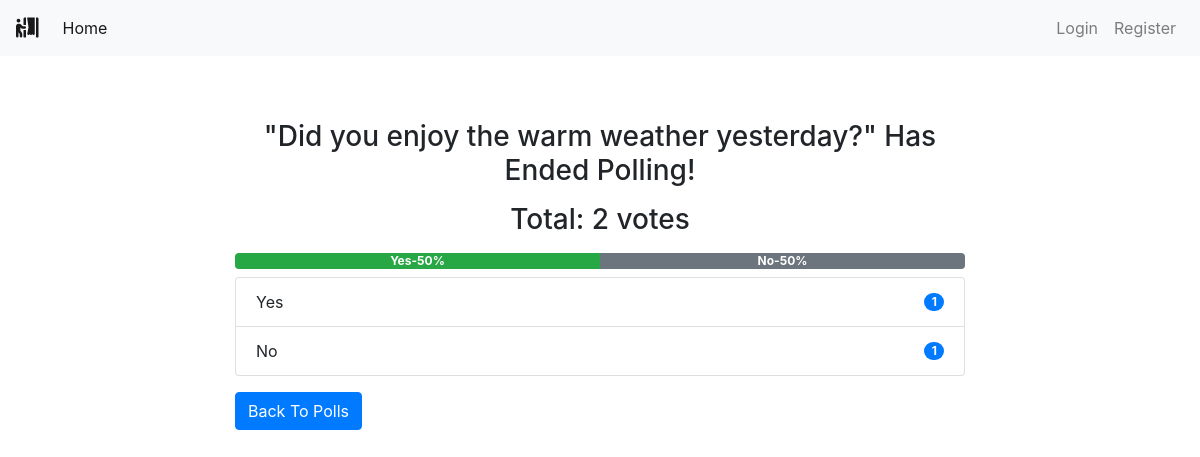
The app's page /polls/2/ with its own data.
### polls/models.py (models this page shows, shortened)
class Poll(models.Model):
    owner = models.ForeignKey(User, on_delete=models.CASCADE)
    text = models.TextField()
    pub_date = models.DateTimeField(default=timezone.now)
    active = models.BooleanField(default=True)
    created_at = models.DateTimeField(auto_now_add=True)
    image = models.ImageField(upload_to='polls_images/', blank=True, null=True)
    @property
    def get_vote_count(self):
        return self.vote_set.count()
    def get_result_dict(self):
        res = []
        for choice in self.choice_set.all():
            d = {}
            alert_class = ['primary', 'secondary', 'success',
                           'danger', 'dark', 'warning', 'info']
            d['alert_class'] = secrets.choice(alert_class)
            d['text'] = choice.choice_text
            d['num_votes'] = choice.get_vote_count
            if not self.get_vote_count:
                d['percentage'] = 0
            else:
                d['percentage'] = (choice.get_vote_count /
                                   self.get_vote_count)*100
            res.append(d)
        return res

class Choice(models.Model):
    poll = models.ForeignKey(Poll, on_delete=models.CASCADE)
    choice_text = models.CharField(max_length=255)
    created_at = models.DateTimeField(auto_now_add=True)
    updated_at = models.DateTimeField(auto_now=True)
    @property
    def get_vote_count(self):
        return self.vote_set.count()

### polls/views.py (the view, shortened to what this page needs)
# urls.py: path('<int:poll_id>/', views.poll_detail, name='detail'),
def poll_detail(request, poll_id):
    poll = get_object_or_404(Poll, id=poll_id)
    if not poll.active:
        return render(request, 'polls/poll_result.html', {'poll': poll})

### polls/templates/polls/poll_result.html
{% extends 'base.html' %}
{% block content %}
<div class="container">
    {% if messages %}
    <div class="messages">
        {% for message in messages %}
        <div {% if message.tags %} class="{{ message.tags }}" {% endif %}>{{ message }}
            <button type="button" class="close" data-dismiss="alert" aria-label="Close">
                <span aria-hidden="true">&times;</span>
            </button>
        </div>
        {% endfor %}
    </div>
    {% else %}
    <div class="row">
        <div class="col-md-8 offset-sm-2">
            {% if poll.active %}
            <h3 class="mt-3 mb-3 text-center">Result for: {{ poll.text }}</h3>
            {% else %}
            <h3 class="mt-3 mb-3 text-center">"{{ poll.text }}" Has Ended Polling!</h3>
            {% endif %}
            <h3 class="mb-2 text-center">Total: {{ poll.get_vote_count }} votes</h3>
            <div class="progress mt-3 mb-2">
                {% for choice in poll.get_result_dict %}
                <div class="progress-bar bg-{{ choice.alert_class }}" role="progressbar" style="width: {{ choice.percentage }}%;"
                    aria-valuenow="30" aria-valuemin="0" aria-valuemax="100"><b>
                        {{choice.text|truncatewords:2}}-{{choice.percentage|floatformat}}%</b>
                </div>
                {% endfor %}
            </div>
            <ul class="list-group">
                {% for choice in poll.choice_set.all %}
                <li class="list-group-item d-flex justify-content-between align-items-center">
                    {{ choice.choice_text }}
                    <span class="badge badge-primary badge-pill">{{ choice.get_vote_count }}</span>
                </li>
                {% endfor %}
            </ul>
            {% endif %}
            <a class="btn btn-primary mt-3" href="{% url 'polls:list' %}" role="button">Back To Polls</a>
        </div>
    </div>
</div>
{% endblock content %}

### records on screen
Poll: text "Did you enjoy the warm weather yesterday?", get_vote_count "2"
Choice: text "Yes", choice_text "Yes", get_vote_count "1"
Choice: text "No", choice_text "No", get_vote_count "1"

### other values on screen
{{ choice.percentage|floatformat }} "50" "50"
